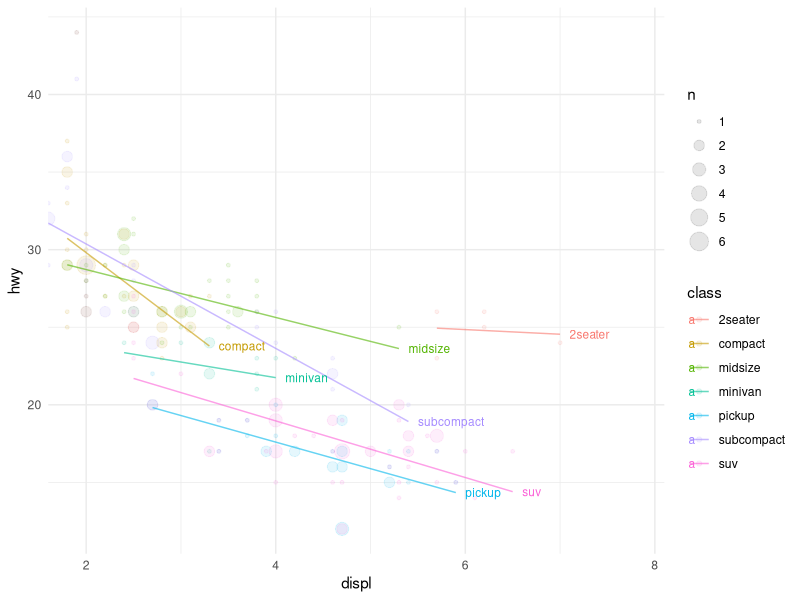
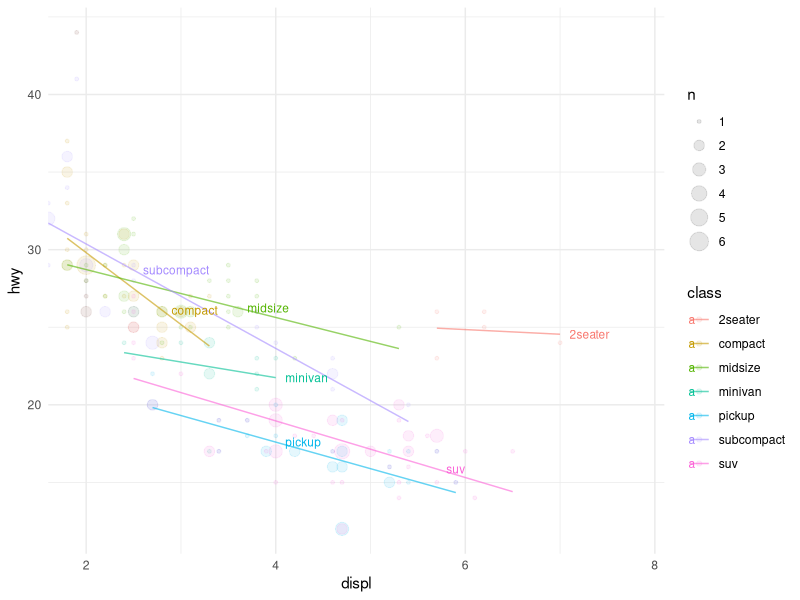

The R script that drew these images, in order:
library(tidyverse)
library(broom)

mpg |>
  ggplot(aes(displ, hwy, colour = class, label = class)) +
  geom_count(alpha = 0.1) +
  stat_smooth(alpha = 0.6, method = lm, geom = "line", se = FALSE) +
  geom_text(
    aes(y = .fitted), size = 3, hjust = 0, nudge_x = 0.1,
    data = ~{
      nest_by(.x, class) |>
        summarize(broom::augment(lm(hwy ~ displ, data = data))) |>
        arrange(displ) |> 
        slice_tail(n = 1)
    }
  ) +
  scale_x_continuous(expand = expansion(add = c(0, 1))) +
  theme_minimal()


# OR make a function
last_lm_points <- function(df, formula, group) {
  df |> 
    nest_by({{group}}) |> 
    summarize(broom::augment(lm(formula, data = data))) |>
    arrange(1) |> 
    slice_tail(n = 1)
}

last_lm_points(mpg, hwy~displ, class)

mpg |>
  ggplot(aes(displ, hwy, colour = class, label = class)) +
  geom_count(alpha = 0.1) +
  stat_smooth(alpha = 0.6, method = lm, geom = "line", se = FALSE) +
  geom_text(
    aes(y = .fitted), size = 3, hjust = 0, nudge_x = 0.1,
    data = ~last_lm_points(.x, hwy~displ, class)
  ) +
  scale_x_continuous(expand = expansion(add = c(0, 1))) +
  theme_minimal()
